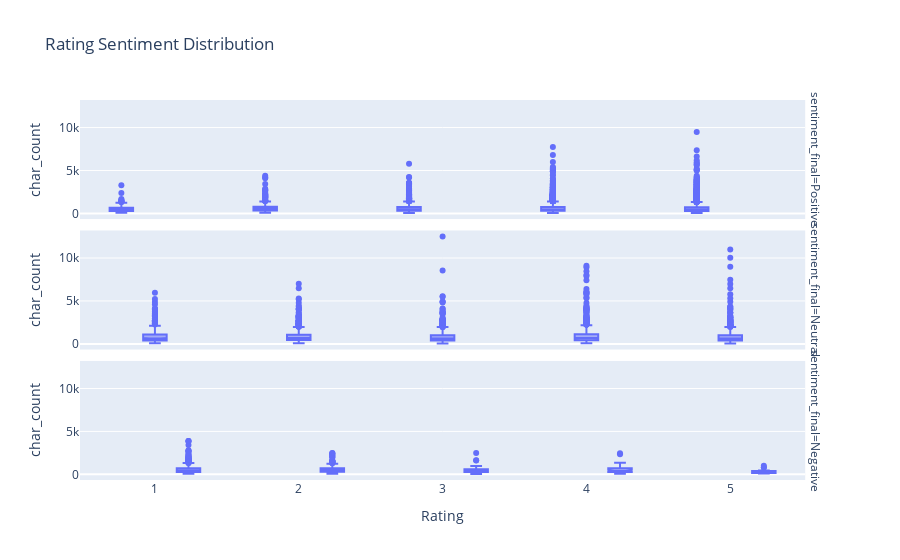

Notebook code for this chart:
### Code cell
px.box(data, x='Rating', y='char_count', notched=True, facet_row='sentiment_final',
      title="Rating Sentiment Distribution")

### Figure 1 — Plotly figure (JSON) as saved in the notebook; plotly's stock layout.template omitted (floating-point values rounded to 4 significant figures; data arrays with more than 128 entries replaced by an {"elided": "..."} marker saying what was removed)
{"data": [{"alignmentgroup": "True", "hovertemplate": "sentiment_final=Positive<br>Rating=%{x}<br>char_count=%{y}<extra></extra>", "legendgroup": "", "marker": {"color": "#636efa"}, "name": "", "notched": true, "offsetgroup": "", "orientation": "v", "showlegend": false, "type": "box", "x": {"elided": "14761 int values"}, "x0": " ", "xaxis": "x3", "y": {"elided": "14761 int values"}, "y0": " ", "yaxis": "y3"}, {"alignmentgroup": "True", "hovertemplate": "sentiment_final=Neutral<br>Rating=%{x}<br>char_count=%{y}<extra></extra>", "legendgroup": "", "marker": {"color": "#636efa"}, "name": "", "notched": true, "offsetgroup": "", "orientation": "v", "showlegend": false, "type": "box", "x": {"elided": "4557 int values"}, "x0": " ", "xaxis": "x2", "y": {"elided": "4557 int values"}, "y0": " ", "yaxis": "y2"}, {"alignmentgroup": "True", "hovertemplate": "sentiment_final=Negative<br>Rating=%{x}<br>char_count=%{y}<extra></extra>", "legendgroup": "", "marker": {"color": "#636efa"}, "name": "", "notched": true, "offsetgroup": "", "orientation": "v", "showlegend": false, "type": "box", "x": {"elided": "1173 int values"}, "x0": " ", "xaxis": "x", "y": {"elided": "1173 int values"}, "y0": " ", "yaxis": "y"}], "layout": {"annotations": [{"font": {}, "showarrow": false, "text": "sentiment_final=Negative", "textangle": 90, "x": 0.98, "xanchor": "left", "xref": "paper", "y": 0.1567, "yanchor": "middle", "yref": "paper"}, {"font": {}, "showarrow": false, "text": "sentiment_final=Neutral", "textangle": 90, "x": 0.98, "xanchor": "left", "xref": "paper", "y": 0.5, "yanchor": "middle", "yref": "paper"}, {"font": {}, "showarrow": false, "text": "sentiment_final=Positive", "textangle": 90, "x": 0.98, "xanchor": "left", "xref": "paper", "y": 0.8433, "yanchor": "middle", "yref": "paper"}], "boxmode": "group", "legend": {"tracegroupgap": 0}, "title": {"text": "Rating Sentiment Distribution"}, "xaxis": {"anchor": "y", "domain": [0, 0.98], "title": {"text": "Rating"}}, "xaxis2": {"anchor": "y2", "domain": [0, 0.98], "matches": "x", "showticklabels": false}, "xaxis3": {"anchor": "y3", "domain": [0, 0.98], "matches": "x", "showticklabels": false}, "yaxis": {"anchor": "x", "domain": [0, 0.3133], "title": {"text": "char_count"}}, "yaxis2": {"anchor": "x2", "domain": [0.3433, 0.6567], "matches": "y", "title": {"text": "char_count"}}, "yaxis3": {"anchor": "x3", "domain": [0.6867, 1.0], "matches": "y", "title": {"text": "char_count"}}}}
